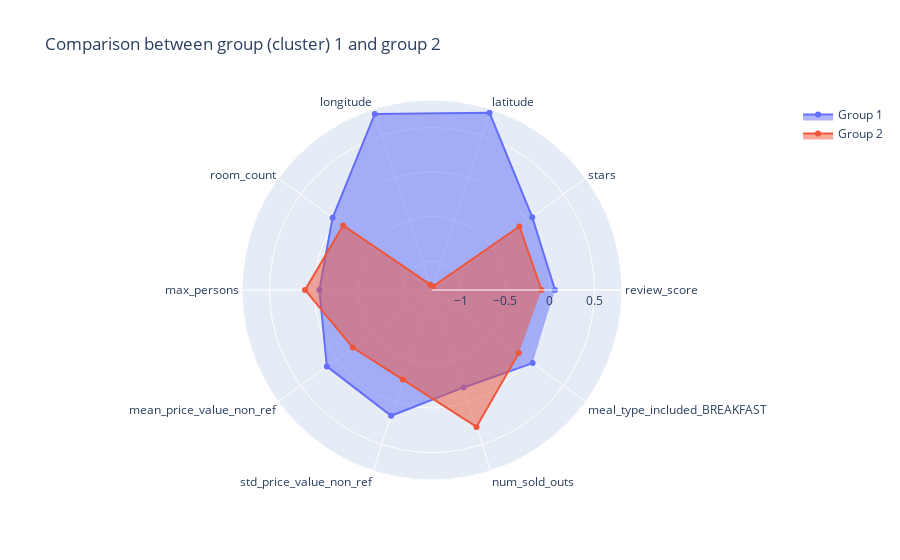

Here is the notebook cell this chart was saved with:
### Code cell
df_radar = df_scaled.copy()
df_radar = df_radar.groupby('group').mean()

categories = df_radar.columns

fig = go.Figure()

fig.add_trace(go.Scatterpolar(
      r=df_radar.loc[1],
      theta=categories,
      fill='toself',
      name='Group 1'
))
fig.add_trace(go.Scatterpolar(
      r=df_radar.loc[2],
      theta=categories,
      fill='toself',
      name='Group 2'
))

fig.update_layout(
  polar=dict(
    radialaxis=dict(
      visible=True,
      # range=[0, 5]
    )),
  showlegend=True,
  title=go.layout.Title(text='Comparison between group (cluster) 1 and group 2')
)

fig.show()

### Figure 1 — Plotly figure (JSON) as saved in the notebook; plotly's stock layout.template omitted (floating-point values rounded to 4 significant figures)
{"data": [{"fill": "toself", "name": "Group 1", "r": [0.05656, 0.06657, 0.7666, 0.7541, 0.05503, -0.06008, 0.1344, 0.1598, -0.1743, 0.07151], "theta": ["review_score", "stars", "latitude", "longitude", "room_count", "max_persons", "mean_price_value_non_ref", "std_price_value_non_ref", "num_sold_outs", "meal_type_included_BREAKFAST"], "type": "scatterpolar"}, {"fill": "toself", "name": "Group 2", "r": [-0.09463, -0.1114, -1.283, -1.262, -0.09208, 0.1005, -0.2249, -0.2674, 0.2915, -0.1196], "theta": ["review_score", "stars", "latitude", "longitude", "room_count", "max_persons", "mean_price_value_non_ref", "std_price_value_non_ref", "num_sold_outs", "meal_type_included_BREAKFAST"], "type": "scatterpolar"}], "layout": {"polar": {"radialaxis": {"visible": true}}, "showlegend": true, "title": {"text": "Comparison between group (cluster) 1 and group 2"}}}
